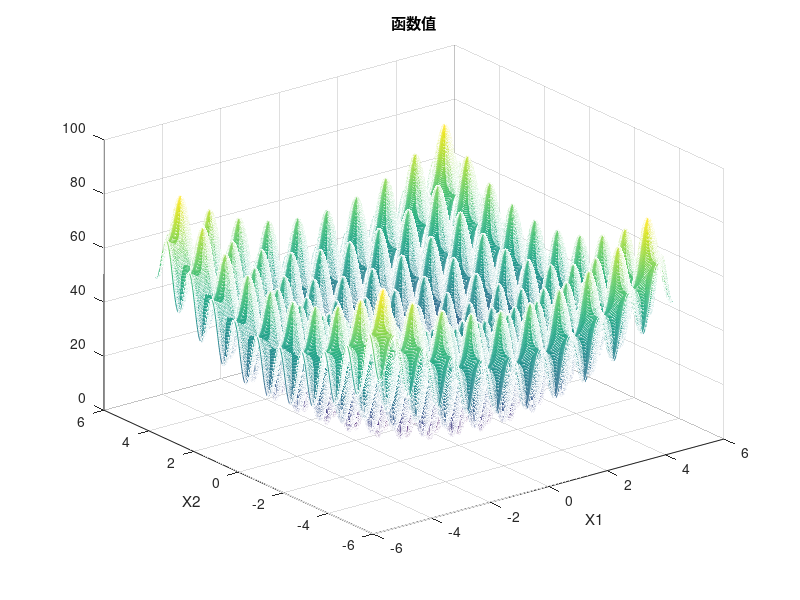
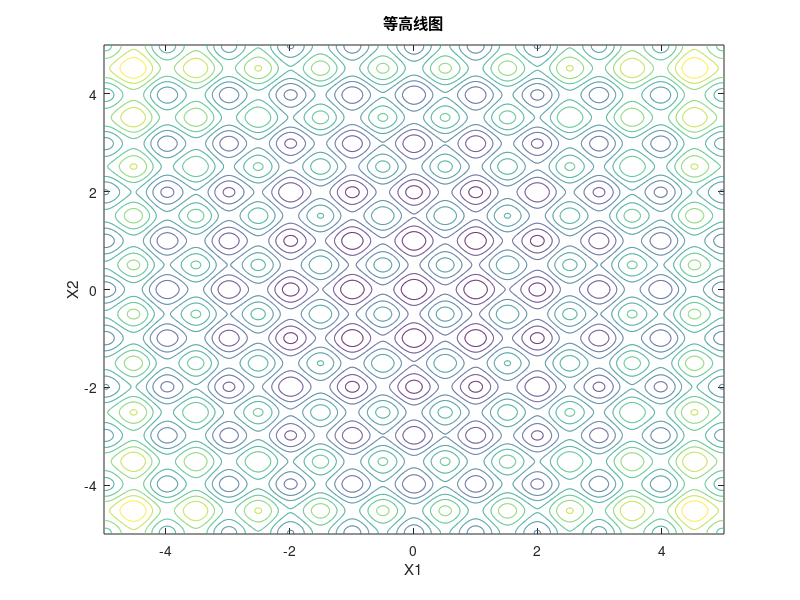
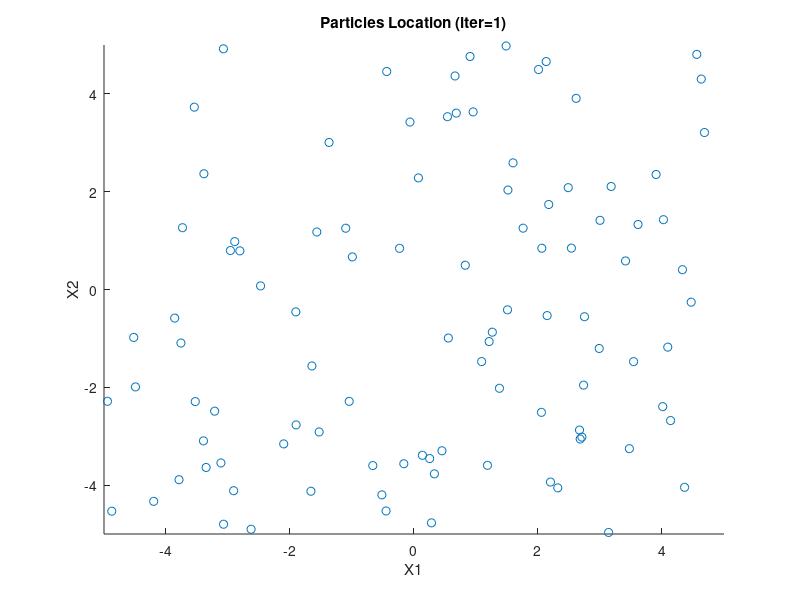

Source code (MATLAB) for these figures, in order: (Note: this script raises an error after producing the figures.)
clc;clear;close all;
tic;                          %程序运行计时开始
E0=1.0e-20;                     %允许误差
MaxNum=100;                   %最大迭代次数
narvs=2;                      %目标函数的自变量个数，解空间维数
particlesize=100;              %粒子群规模
c1=2;                         %个体学习因子
c2=2;                         %社会学习因子
w=0.6;                        %惯性因子
vmax=1;                     %粒子的最大飞翔速度
rand('state',100);
x=-5 + 10*rand(particlesize,narvs); %粒子群的初始位置
v=0.5*rand(particlesize,narvs);     %粒子群的初始速度
%指定目标函数
fitness=inline('20+x.^2+y.^2-10*(cos(2*pi.*x)+cos(2*pi.*y))','x','y');      %
%fitness=inline('x.^2+y.^2','x','y');      

globalbest_faval_list = zeros(MaxNum,1);
%%%画出上述函数图像
[a,b]=meshgrid([-5:0.01:5]);
z = fitness(a,b);
figure();mesh(a,b,z)
xlabel('X1');ylabel('X2');title('函数值')
saveas(gcf, '函数值', 'png')
figure(2);contour(a,b,z);hold on 
xlabel('X1');ylabel('X2');title('等高线图')
saveas(gcf, '等高线图', 'png')
pic_num = 1;
%%%

for i=1:particlesize   
    f(i)=fitness(x(i,1),x(i,2));
end
personalbest_x=x;
personalbest_faval=f;
[globalbest_faval i]=min(personalbest_faval);
globalbest_x=personalbest_x(i,:);
k=1;
while k<=MaxNum
    %%%画粒子群位置图
    figure(3);
    scatter(x(:,1),x(:,2)) ; 
    axis([-5,5 -5,5])
    xlabel('X1');ylabel('X2');title(['Particles Location (iter=',num2str(k),')'])
    F=getframe(gcf);
    I=frame2im(F);
    [I,map]=rgb2ind(I,256);
    if pic_num == 1
        imwrite(I,map,'particleLaction.gif','gif', 'Loopcount',inf,'DelayTime',0.1);
    else
        imwrite(I,map,'particleLaction.gif','gif','WriteMode','append','DelayTime',0.1);
    end
    pic_num = pic_num + 1;
    %%%更新位置和速度
    for i=1:particlesize
        f(i)=fitness(x(i,1),x(i,2));
        if f(i)<personalbest_faval(i)  %判断当前值是否是历史最佳
            personalbest_faval(i)=f(i);
            personalbest_x(i,:)=x(i,:);
        end
    end
    [globalbest_faval i]=min(personalbest_faval);
    globalbest_x=personalbest_x(i,:);
    for i=1:particlesize                    %更新每个个体的位置

        v(i,:)=w*v(i,:)+c1*rand*(personalbest_x(i,:)-x(i,:))+c2*rand*(globalbest_x-x(i,:));
        for j=1:narvs                       %判断是否超过最大速度
            if v(i,j)>vmax
                v(i,j)=vmax;
            elseif v(i,j)<-vmax
                v(i,j)=-vmax;
            end
        end
        x(i,:)=x(i,:)+v(i,:);
    end

    %%% globalbest_faval curve
    globalbest_faval_list(k,1) = globalbest_faval;
    
    if abs(globalbest_faval)<E0,break,end
    k=k+1;
end
globalbest_faval = num2str(globalbest_faval);
globalbest_x     = num2str(globalbest_x);
disp(strcat('最小值点','=',globalbest_x));
disp(strcat('最小值','=',globalbest_faval));
toc;


%globalbest_list plot
figure()
iter = 1:k-1;
plot(iter,globalbest_faval_list(1:k-1,:));
xlabel('iter');
ylabel('Globalbest Faval');
saveas(gcf, 'Globalbest Faval', 'png')




